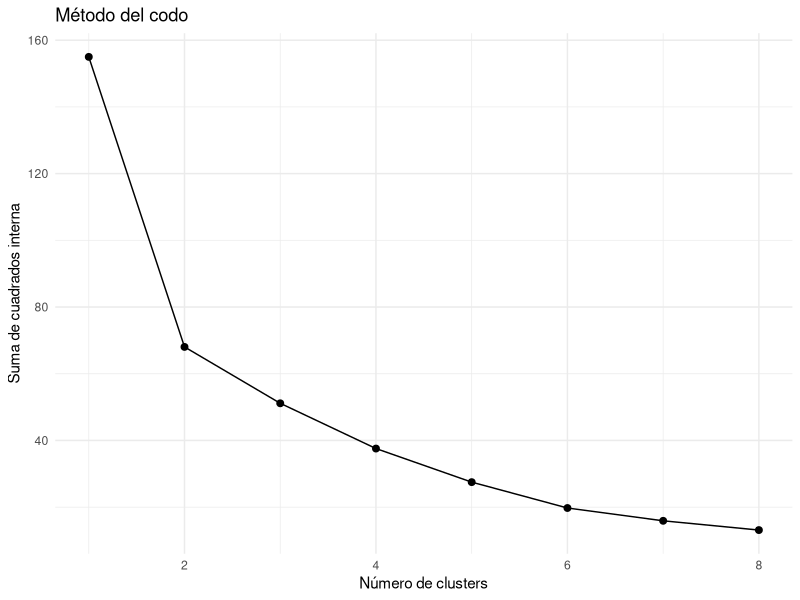
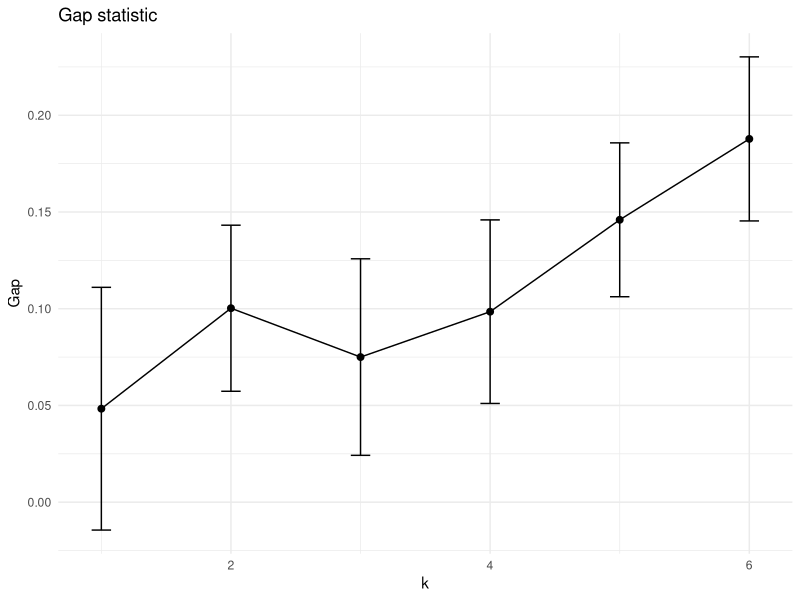
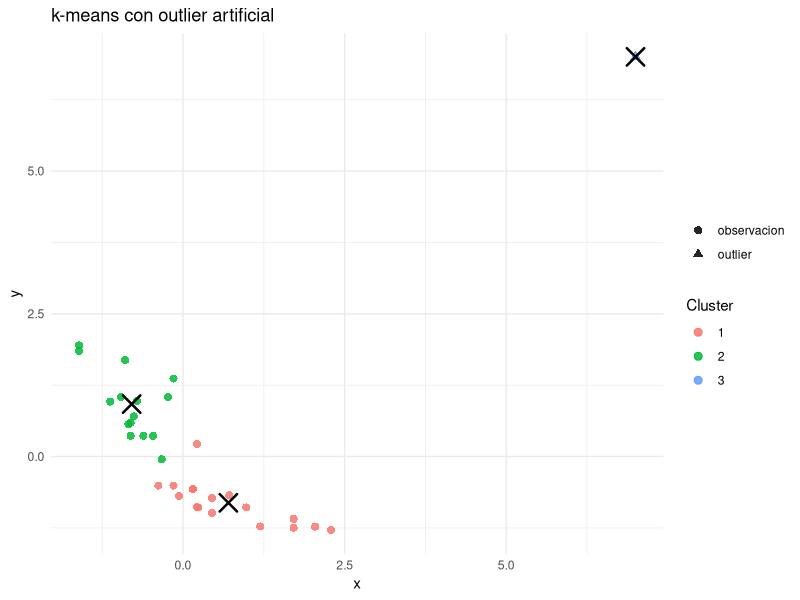
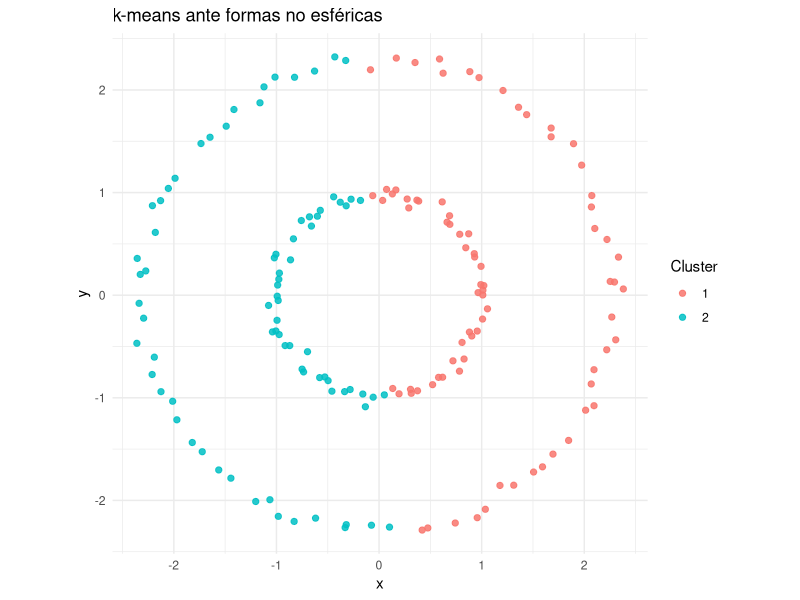
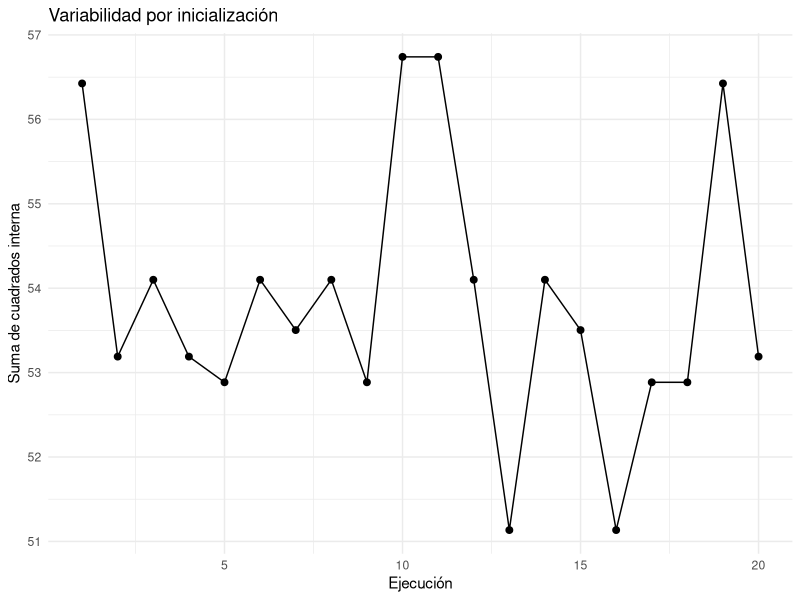

These charts were generated, in order, by the following R code:
## ---- chunk 1
#| label: setup
#| message: false
library(tidyverse)
library(knitr)
## ---- chunk 2
set.seed(123)
vars_mtcars <- mtcars[, c("mpg", "disp", "hp", "wt", "qsec")]
X <- scale(vars_mtcars)
km3 <- kmeans(X, centers = 3, nstart = 25)
kable(table(km3$cluster), col.names = c("Cluster", "Frecuencia"))
tibble(tot_withinss = km3$tot.withinss) |>
  kable()
## ---- chunk 3
set.seed(42)
X2 <- scale(mtcars[, c("mpg", "wt")])
centros <- X2[sample(seq_len(nrow(X2)), 3), ]

dist_a_centros <- sapply(seq_len(3), function(g) rowSums((X2 - matrix(centros[g, ], nrow(X2), 2, byrow = TRUE))^2))
asignacion <- max.col(-dist_a_centros)
centros_nuevos <- do.call(rbind, lapply(1:3, function(g) colMeans(X2[asignacion == g, , drop = FALSE])))

round(centros, 2)
kable(round(centros, 2), caption = "Centros iniciales")
kable(round(centros_nuevos, 2), caption = "Centros tras una actualización")
## ---- chunk 4
X_demo <- scale(mtcars[, c("mpg", "wt")])
K <- 3
set.seed(1)
centros <- X_demo[sample(seq_len(nrow(X_demo)), K), , drop = FALSE]
historial <- list()

for (iter in 1:8) {
  distancias <- sapply(seq_len(K), function(g) {
    rowSums((X_demo - matrix(centros[g, ], nrow(X_demo), 2, byrow = TRUE))^2)
  })
  cl <- max.col(-distancias)
  historial[[iter]] <- list(iter = iter, puntos = X_demo, centros = centros, cluster = cl)
  nuevos <- do.call(rbind, lapply(seq_len(K), function(g) colMeans(X_demo[cl == g, , drop = FALSE])))
  if (max(abs(nuevos - centros)) < 1e-8) {
    centros <- nuevos
    break
  }
  centros <- nuevos
}

xlim <- range(X_demo[, 1], centros[, 1])
ylim <- range(X_demo[, 2], centros[, 2])
esc <- function(z, lim, a, b) a + (z - lim[1]) / diff(lim) * (b - a)

slides <- vapply(historial, function(h) {
  pts <- paste(sprintf(
    "{x:%.2f,y:%.2f,c:%d}",
    esc(h$puntos[, 1], xlim, 30, 470),
    esc(h$puntos[, 2], ylim, 270, 30),
    h$cluster
  ), collapse = ",")
  ctr <- paste(sprintf(
    "{x:%.2f,y:%.2f,c:%d}",
    esc(h$centros[, 1], xlim, 30, 470),
    esc(h$centros[, 2], ylim, 270, 30),
    seq_len(K)
  ), collapse = ",")
  sprintf("{label:'Iteracion %d', points:[%s], centers:[%s]}", h$iter, pts, ctr)
}, character(1))

cat(sprintf("
<div id='km-demo' style='max-width:620px;margin:1rem auto;'>
  <label for='km-slider'><strong>Iteracion:</strong> <span id='km-label'>1</span></label>
  <input id='km-slider' type='range' min='1' max='%d' value='1' step='1' style='width:100%%;'>
  <svg id='km-svg' viewBox='0 0 500 300' style='width:100%%;border:1px solid #ddd;background:#fff;'></svg>
</div>
<script>
(function() {
  const slides = [%s];
  const colors = ['#1b9e77', '#d95f02', '#7570b3', '#e7298a'];
  const svg = document.getElementById('km-svg');
  const slider = document.getElementById('km-slider');
  const label = document.getElementById('km-label');
  function render(i) {
    const s = slides[i];
    label.textContent = s.label;
    let html = '<line x1=\"30\" y1=\"270\" x2=\"470\" y2=\"270\" stroke=\"#aaa\" />' +
               '<line x1=\"30\" y1=\"30\" x2=\"30\" y2=\"270\" stroke=\"#aaa\" />';
    s.points.forEach(p => {
      html += `<circle cx=\"${p.x}\" cy=\"${p.y}\" r=\"4\" fill=\"${colors[p.c - 1]}\" opacity=\"0.75\"></circle>`;
    });
    s.centers.forEach(p => {
      html += `<path d=\"M ${p.x-8} ${p.y} L ${p.x+8} ${p.y} M ${p.x} ${p.y-8} L ${p.x} ${p.y+8}\" stroke=\"${colors[p.c - 1]}\" stroke-width=\"4\"></path>`;
      html += `<circle cx=\"${p.x}\" cy=\"${p.y}\" r=\"9\" fill=\"none\" stroke=\"black\" stroke-width=\"1.5\"></circle>`;
    });
    svg.innerHTML = html;
  }
  slider.addEventListener('input', function() { render(Number(this.value) - 1); });
  render(0);
})();
</script>
", length(historial), paste(slides, collapse = ",")))
## ---- chunk 5
kable(table(cluster = km3$cluster, transmision = factor(mtcars$am, labels = c("automatico", "manual"))))
kable(table(cluster = km3$cluster, cilindros = mtcars$cyl))
## ---- chunk 6
set.seed(123)
wss <- sapply(1:8, function(k) kmeans(X, centers = k, nstart = 25)$tot.withinss)
tibble(k = 1:8, wss = wss) |>
  ggplot(aes(k, wss)) +
  geom_line() +
  geom_point(size = 2) +
  labs(title = "Método del codo", x = "Número de clusters", y = "Suma de cuadrados interna") +
  theme_minimal()
## ---- chunk 7
set.seed(123)
gap <- cluster::clusGap(X, FUN = kmeans, K.max = 6, B = 20, nstart = 10)
as_tibble(gap$Tab, rownames = "k") |>
  mutate(k = as.integer(k)) |>
  ggplot(aes(k, gap)) +
  geom_line() +
  geom_point(size = 2) +
  geom_errorbar(aes(ymin = gap - SE.sim, ymax = gap + SE.sim), width = 0.15) +
  labs(title = "Gap statistic", x = "k", y = "Gap") +
  theme_minimal()
## ---- chunk 8
set.seed(123)
km_sin_escalar <- kmeans(vars_mtcars, centers = 3, nstart = 25)
kable(table(escalado = km3$cluster, sin_escalar = km_sin_escalar$cluster))
## ---- chunk 9
set.seed(123)
X_out <- rbind(X[, 1:2], outlier = c(7, 7))
km_out <- kmeans(X_out, centers = 3, nstart = 25)
as_tibble(X_out, .name_repair = "minimal") |>
  set_names(c("x", "y")) |>
  mutate(cluster = factor(km_out$cluster), tipo = if_else(row_number() == n(), "outlier", "observacion")) |>
  ggplot(aes(x, y, color = cluster, shape = tipo)) +
  geom_point(size = 2.4, alpha = 0.85) +
  geom_point(
    data = as_tibble(km_out$centers, .name_repair = "minimal") |> set_names(c("x", "y")),
    aes(x, y),
    inherit.aes = FALSE,
    shape = 4,
    size = 5,
    stroke = 1.3
  ) +
  labs(title = "k-means con outlier artificial", color = "Cluster", shape = "") +
  theme_minimal()
## ---- chunk 10
set.seed(99)
t <- seq(0, 2 * pi, length.out = 80)
anillo1 <- cbind(cos(t), sin(t)) + matrix(rnorm(160, sd = 0.05), ncol = 2)
anillo2 <- 2.3 * cbind(cos(t), sin(t)) + matrix(rnorm(160, sd = 0.05), ncol = 2)
anillos <- rbind(anillo1, anillo2)
km_anillos <- kmeans(anillos, centers = 2, nstart = 25)
tibble(x = anillos[, 1], y = anillos[, 2], cluster = factor(km_anillos$cluster)) |>
  ggplot(aes(x, y, color = cluster)) +
  geom_point(size = 1.8, alpha = 0.85) +
  coord_equal() +
  labs(title = "k-means ante formas no esféricas", color = "Cluster") +
  theme_minimal()
## ---- chunk 11
pam3 <- cluster::pam(X, k = 3)
kable(table(pam = pam3$clustering, transmision = factor(mtcars$am, labels = c("automatico", "manual"))))
kable(as.data.frame(pam3$medoids), caption = "Medoides")
## ---- chunk 12
mtcars_mixed <- mtcars
mtcars_mixed$cyl <- factor(mtcars_mixed$cyl)
mtcars_mixed$vs <- factor(mtcars_mixed$vs, labels = c("V", "Straight"))
mtcars_mixed$am <- factor(mtcars_mixed$am, labels = c("automatico", "manual"))
mtcars_mixed$gear <- factor(mtcars_mixed$gear)
mtcars_mixed$carb <- factor(mtcars_mixed$carb)

d_gower <- cluster::daisy(mtcars_mixed, metric = "gower")
pam_cars <- cluster::pam(d_gower, k = 3, diss = TRUE)
kable(table(pam_cars$clustering), col.names = c("Cluster", "Frecuencia"))
tibble(medoide = rownames(mtcars_mixed)[pam_cars$id.med]) |>
  kable()
## ---- chunk 13
aggregate(vars_mtcars, by = list(cluster = km3$cluster), mean) |>
  kable(digits = 2)
## ---- chunk 14
data.frame(
  cluster = seq_along(km3$size),
  tamano = km3$size,
  withinss = round(km3$withinss, 2)
) |>
  kable()
## ---- chunk 15
set.seed(1)
totales <- replicate(20, kmeans(X, centers = 3, nstart = 1)$tot.withinss)
tibble(
  minimo = min(totales),
  mediana = median(totales),
  media = mean(totales),
  maximo = max(totales)
) |>
  kable(digits = 2)
tibble(ejecucion = seq_along(totales), tot_withinss = totales) |>
  ggplot(aes(ejecucion, tot_withinss)) +
  geom_line() +
  geom_point(size = 2) +
  labs(title = "Variabilidad por inicialización", x = "Ejecución", y = "Suma de cuadrados interna") +
  theme_minimal()
